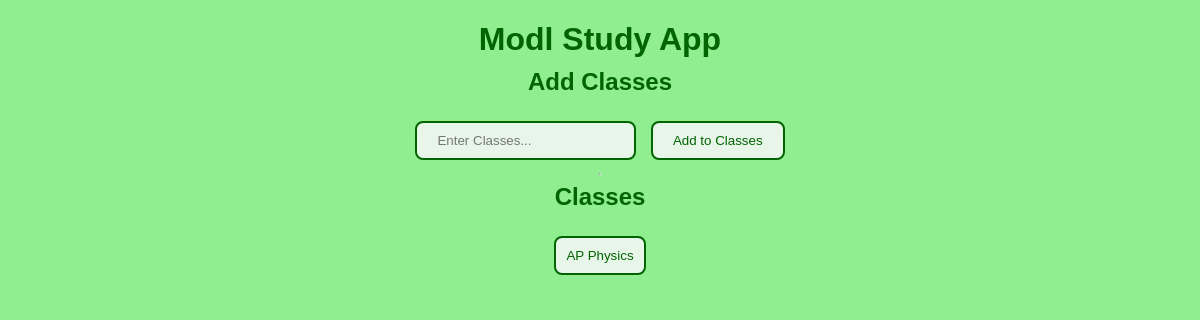
Before: / with the older database file.
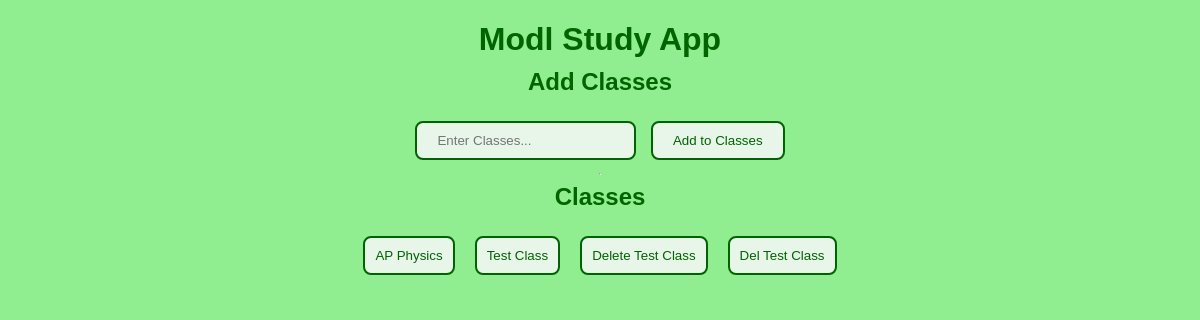
After: the same page with the newer database file.
### tables this page shows
CREATE TABLE classes(
            id INTEGER PRIMARY KEY AUTOINCREMENT,
            class_name TEXT NOT NULL UNIQUE
        );

### modl.py (the view)
@app.route("/")
def home():
    db_path = os.path.join(BASE_DIR, "database", "classes.db")
    conn = sqlite3.connect(db_path)
    cursor = conn.cursor()
    cursor.execute("SELECT id, class_name FROM classes ORDER BY id")
    all_items = cursor.fetchall()
    conn.close()
    return render_template("index.html", items=all_items)

### templates/index.html (shortened to what this page needs)
<!DOCTYPE html>
<html lang="en">
<head>
    <link rel="stylesheet" href="{{ url_for('static', filename='style.css') }}">
</head>
<body>
    <h1>Modl Study App</h1>
    <h2>Add Classes</h2>
    <form action="/add-item" method="POST">
        <input type="text" name="class_name" placeholder="Enter Classes..."></input>
        <button type="submit">Add to Classes</button>
    </form>
    <hr>
    <h2>Classes</h2>
    <div style="display: flex; gap: 10px; flex-wrap: wrap;">
    {% for id, name in items %}
        <a href="/click-item/{{ id }}">
            <button style="padding: 10px; cursor: pointer;">
                {{ name }}
            </button>
        </a>
    {% else %}
        <p>No Classes added, add classes above.</p>
    {% endfor %}
    </div>
</body>
</html>

Changed rows visible on the page:
added classes: class_name "Test Class"
added classes: class_name "Delete Test Class"
added classes: class_name "Del Test Class"
